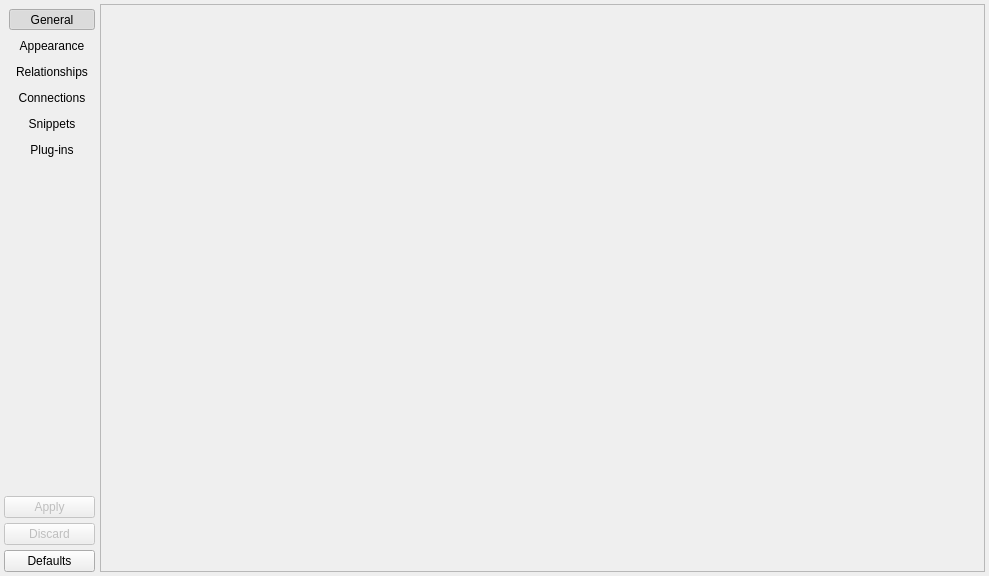
<?xml version="1.0" encoding="UTF-8"?>
<ui version="4.0">
 <class>ConfigurationWidget</class>
 <widget class="QWidget" name="ConfigurationWidget">
  <property name="windowModality">
   <enum>Qt::WindowModality::ApplicationModal</enum>
  </property>
  <property name="geometry">
   <rect>
    <x>0</x>
    <y>0</y>
    <width>989</width>
    <height>576</height>
   </rect>
  </property>
  <property name="sizePolicy">
   <sizepolicy hsizetype="Expanding" vsizetype="Expanding">
    <horstretch>0</horstretch>
    <verstretch>0</verstretch>
   </sizepolicy>
  </property>
  <property name="windowTitle">
   <string>pgModeler settings</string>
  </property>
  <property name="windowIcon">
   <iconset resource="../../../../priv-plugins/res/logoicons.qrc">
    <normaloff>:/icons/icons/pgmodeler_logo.png</normaloff>:/icons/icons/pgmodeler_logo.png</iconset>
  </property>
  <layout class="QGridLayout" name="gridLayout_2">
   <property name="leftMargin">
    <number>4</number>
   </property>
   <property name="topMargin">
    <number>4</number>
   </property>
   <property name="rightMargin">
    <number>4</number>
   </property>
   <property name="bottomMargin">
    <number>4</number>
   </property>
   <property name="spacing">
    <number>5</number>
   </property>
   <item row="6" column="0">
    <widget class="QPushButton" name="defaults_btn">
     <property name="sizePolicy">
      <sizepolicy hsizetype="Preferred" vsizetype="Fixed">
       <horstretch>0</horstretch>
       <verstretch>0</verstretch>
      </sizepolicy>
     </property>
     <property name="maximumSize">
      <size>
       <width>16777215</width>
       <height>16777215</height>
      </size>
     </property>
     <property name="text">
      <string>Defaults</string>
     </property>
     <property name="icon">
      <iconset resource="../../res/resources.qrc">
       <normaloff>:/icons/icons/defaults.png</normaloff>:/icons/icons/defaults.png</iconset>
     </property>
     <property name="iconSize">
      <size>
       <width>28</width>
       <height>28</height>
      </size>
     </property>
     <property name="autoDefault">
      <bool>false</bool>
     </property>
     <property name="default">
      <bool>false</bool>
     </property>
    </widget>
   </item>
   <item row="0" column="0" rowspan="4">
    <widget class="QWidget" name="btns_parent_wgt" native="true">
     <property name="sizePolicy">
      <sizepolicy hsizetype="Fixed" vsizetype="Expanding">
       <horstretch>0</horstretch>
       <verstretch>0</verstretch>
      </sizepolicy>
     </property>
     <property name="minimumSize">
      <size>
       <width>0</width>
       <height>0</height>
      </size>
     </property>
     <property name="autoFillBackground">
      <bool>true</bool>
     </property>
     <property name="styleSheet">
      <string notr="true"/>
     </property>
     <layout class="QGridLayout" name="gridLayout_9">
      <property name="leftMargin">
       <number>5</number>
      </property>
      <property name="topMargin">
       <number>5</number>
      </property>
      <property name="rightMargin">
       <number>0</number>
      </property>
      <property name="bottomMargin">
       <number>5</number>
      </property>
      <property name="horizontalSpacing">
       <number>0</number>
      </property>
      <property name="verticalSpacing">
       <number>5</number>
      </property>
      <item row="0" column="0">
       <widget class="QToolButton" name="general_tb">
        <property name="enabled">
         <bool>true</bool>
        </property>
        <property name="sizePolicy">
         <sizepolicy hsizetype="Preferred" vsizetype="Fixed">
          <horstretch>0</horstretch>
          <verstretch>0</verstretch>
         </sizepolicy>
        </property>
        <property name="minimumSize">
         <size>
          <width>0</width>
          <height>0</height>
         </size>
        </property>
        <property name="text">
         <string>General</string>
        </property>
        <property name="icon">
         <iconset resource="../../res/resources.qrc">
          <normaloff>:/icons/icons/config.png</normaloff>:/icons/icons/config.png</iconset>
        </property>
        <property name="iconSize">
         <size>
          <width>32</width>
          <height>32</height>
         </size>
        </property>
        <property name="checkable">
         <bool>true</bool>
        </property>
        <property name="checked">
         <bool>true</bool>
        </property>
        <property name="toolButtonStyle">
         <enum>Qt::ToolButtonStyle::ToolButtonTextUnderIcon</enum>
        </property>
        <property name="autoRaise">
         <bool>true</bool>
        </property>
       </widget>
      </item>
      <item row="1" column="0">
       <widget class="QToolButton" name="appearance_tb">
        <property name="enabled">
         <bool>true</bool>
        </property>
        <property name="sizePolicy">
         <sizepolicy hsizetype="Preferred" vsizetype="Fixed">
          <horstretch>0</horstretch>
          <verstretch>0</verstretch>
         </sizepolicy>
        </property>
        <property name="minimumSize">
         <size>
          <width>0</width>
          <height>0</height>
         </size>
        </property>
        <property name="text">
         <string>Appearance</string>
        </property>
        <property name="icon">
         <iconset resource="../../res/resources.qrc">
          <normaloff>:/icons/icons/appearance.png</normaloff>:/icons/icons/appearance.png</iconset>
        </property>
        <property name="iconSize">
         <size>
          <width>32</width>
          <height>32</height>
         </size>
        </property>
        <property name="checkable">
         <bool>true</bool>
        </property>
        <property name="toolButtonStyle">
         <enum>Qt::ToolButtonStyle::ToolButtonTextUnderIcon</enum>
        </property>
        <property name="autoRaise">
         <bool>true</bool>
        </property>
       </widget>
      </item>
      <item row="2" column="0">
       <widget class="QToolButton" name="relationships_tb">
        <property name="enabled">
         <bool>true</bool>
        </property>
        <property name="sizePolicy">
         <sizepolicy hsizetype="Preferred" vsizetype="Fixed">
          <horstretch>0</horstretch>
          <verstretch>0</verstretch>
         </sizepolicy>
        </property>
        <property name="minimumSize">
         <size>
          <width>0</width>
          <height>0</height>
         </size>
        </property>
        <property name="text">
         <string>Relationships</string>
        </property>
        <property name="icon">
         <iconset resource="../../res/resources.qrc">
          <normaloff>:/icons/icons/relationship.png</normaloff>:/icons/icons/relationship.png</iconset>
        </property>
        <property name="iconSize">
         <size>
          <width>32</width>
          <height>32</height>
         </size>
        </property>
        <property name="checkable">
         <bool>true</bool>
        </property>
        <property name="toolButtonStyle">
         <enum>Qt::ToolButtonStyle::ToolButtonTextUnderIcon</enum>
        </property>
        <property name="autoRaise">
         <bool>true</bool>
        </property>
       </widget>
      </item>
      <item row="5" column="0">
       <widget class="QToolButton" name="connections_tb">
        <property name="enabled">
         <bool>true</bool>
        </property>
        <property name="sizePolicy">
         <sizepolicy hsizetype="Preferred" vsizetype="Fixed">
          <horstretch>0</horstretch>
          <verstretch>0</verstretch>
         </sizepolicy>
        </property>
        <property name="minimumSize">
         <size>
          <width>0</width>
          <height>0</height>
         </size>
        </property>
        <property name="text">
         <string>Connections</string>
        </property>
        <property name="icon">
         <iconset resource="../../res/resources.qrc">
          <normaloff>:/icons/icons/connection.png</normaloff>:/icons/icons/connection.png</iconset>
        </property>
        <property name="iconSize">
         <size>
          <width>32</width>
          <height>32</height>
         </size>
        </property>
        <property name="checkable">
         <bool>true</bool>
        </property>
        <property name="toolButtonStyle">
         <enum>Qt::ToolButtonStyle::ToolButtonTextUnderIcon</enum>
        </property>
        <property name="autoRaise">
         <bool>true</bool>
        </property>
       </widget>
      </item>
      <item row="6" column="0">
       <widget class="QToolButton" name="snippets_tb">
        <property name="enabled">
         <bool>true</bool>
        </property>
        <property name="sizePolicy">
         <sizepolicy hsizetype="Preferred" vsizetype="Fixed">
          <horstretch>0</horstretch>
          <verstretch>0</verstretch>
         </sizepolicy>
        </property>
        <property name="minimumSize">
         <size>
          <width>0</width>
          <height>0</height>
         </size>
        </property>
        <property name="text">
         <string>Snippets</string>
        </property>
        <property name="icon">
         <iconset resource="../../res/resources.qrc">
          <normaloff>:/icons/icons/codesnippet.png</normaloff>:/icons/icons/codesnippet.png</iconset>
        </property>
        <property name="iconSize">
         <size>
          <width>32</width>
          <height>32</height>
         </size>
        </property>
        <property name="checkable">
         <bool>true</bool>
        </property>
        <property name="toolButtonStyle">
         <enum>Qt::ToolButtonStyle::ToolButtonTextUnderIcon</enum>
        </property>
        <property name="autoRaise">
         <bool>true</bool>
        </property>
       </widget>
      </item>
      <item row="7" column="0">
       <widget class="QToolButton" name="plugins_tb">
        <property name="enabled">
         <bool>true</bool>
        </property>
        <property name="sizePolicy">
         <sizepolicy hsizetype="Preferred" vsizetype="Fixed">
          <horstretch>0</horstretch>
          <verstretch>0</verstretch>
         </sizepolicy>
        </property>
        <property name="minimumSize">
         <size>
          <width>0</width>
          <height>0</height>
         </size>
        </property>
        <property name="text">
         <string>Plug-ins</string>
        </property>
        <property name="icon">
         <iconset resource="../../res/resources.qrc">
          <normaloff>:/icons/icons/plugins.png</normaloff>:/icons/icons/plugins.png</iconset>
        </property>
        <property name="iconSize">
         <size>
          <width>32</width>
          <height>32</height>
         </size>
        </property>
        <property name="checkable">
         <bool>true</bool>
        </property>
        <property name="toolButtonStyle">
         <enum>Qt::ToolButtonStyle::ToolButtonTextUnderIcon</enum>
        </property>
        <property name="autoRaise">
         <bool>true</bool>
        </property>
       </widget>
      </item>
      <item row="30" column="0">
       <spacer name="verticalSpacer">
        <property name="orientation">
         <enum>Qt::Orientation::Vertical</enum>
        </property>
        <property name="sizeHint" stdset="0">
         <size>
          <width>20</width>
          <height>40</height>
         </size>
        </property>
       </spacer>
      </item>
     </layout>
    </widget>
   </item>
   <item row="4" column="0">
    <widget class="QPushButton" name="apply_btn">
     <property name="enabled">
      <bool>false</bool>
     </property>
     <property name="sizePolicy">
      <sizepolicy hsizetype="Preferred" vsizetype="Fixed">
       <horstretch>0</horstretch>
       <verstretch>0</verstretch>
      </sizepolicy>
     </property>
     <property name="maximumSize">
      <size>
       <width>16777215</width>
       <height>16777215</height>
      </size>
     </property>
     <property name="text">
      <string>Apply</string>
     </property>
     <property name="icon">
      <iconset resource="../../res/resources.qrc">
       <normaloff>:/icons/icons/confirm.png</normaloff>:/icons/icons/confirm.png</iconset>
     </property>
     <property name="iconSize">
      <size>
       <width>28</width>
       <height>28</height>
      </size>
     </property>
     <property name="default">
      <bool>true</bool>
     </property>
    </widget>
   </item>
   <item row="5" column="0">
    <widget class="QPushButton" name="revert_btn">
     <property name="enabled">
      <bool>false</bool>
     </property>
     <property name="sizePolicy">
      <sizepolicy hsizetype="Preferred" vsizetype="Fixed">
       <horstretch>0</horstretch>
       <verstretch>0</verstretch>
      </sizepolicy>
     </property>
     <property name="maximumSize">
      <size>
       <width>16777215</width>
       <height>16777215</height>
      </size>
     </property>
     <property name="text">
      <string>Discard</string>
     </property>
     <property name="icon">
      <iconset resource="../../res/resources.qrc">
       <normaloff>:/icons/icons/delete.png</normaloff>:/icons/icons/delete.png</iconset>
     </property>
     <property name="iconSize">
      <size>
       <width>28</width>
       <height>28</height>
      </size>
     </property>
     <property name="flat">
      <bool>false</bool>
     </property>
    </widget>
   </item>
   <item row="0" column="1" rowspan="7" colspan="3">
    <widget class="QFrame" name="bg_frame">
     <property name="sizePolicy">
      <sizepolicy hsizetype="Preferred" vsizetype="Expanding">
       <horstretch>0</horstretch>
       <verstretch>0</verstretch>
      </sizepolicy>
     </property>
     <property name="frameShape">
      <enum>QFrame::Shape::StyledPanel</enum>
     </property>
     <property name="frameShadow">
      <enum>QFrame::Shadow::Raised</enum>
     </property>
     <layout class="QVBoxLayout" name="verticalLayout">
      <property name="spacing">
       <number>0</number>
      </property>
      <property name="leftMargin">
       <number>0</number>
      </property>
      <property name="topMargin">
       <number>0</number>
      </property>
      <property name="rightMargin">
       <number>0</number>
      </property>
      <property name="bottomMargin">
       <number>0</number>
      </property>
      <item>
       <widget class="QStackedWidget" name="confs_stw">
        <property name="sizePolicy">
         <sizepolicy hsizetype="Expanding" vsizetype="Expanding">
          <horstretch>0</horstretch>
          <verstretch>0</verstretch>
         </sizepolicy>
        </property>
        <property name="minimumSize">
         <size>
          <width>100</width>
          <height>0</height>
         </size>
        </property>
        <property name="maximumSize">
         <size>
          <width>16777215</width>
          <height>16777215</height>
         </size>
        </property>
        <property name="layoutDirection">
         <enum>Qt::LayoutDirection::LeftToRight</enum>
        </property>
        <property name="currentIndex">
         <number>-1</number>
        </property>
       </widget>
      </item>
     </layout>
    </widget>
   </item>
  </layout>
 </widget>
 <tabstops>
  <tabstop>general_tb</tabstop>
  <tabstop>appearance_tb</tabstop>
  <tabstop>relationships_tb</tabstop>
  <tabstop>connections_tb</tabstop>
  <tabstop>snippets_tb</tabstop>
  <tabstop>plugins_tb</tabstop>
 </tabstops>
 <resources>
  <include location="../../res/resources.qrc"/>
  <include location="../../../../priv-plugins/res/logoicons.qrc"/>
 </resources>
 <connections/>
</ui>
